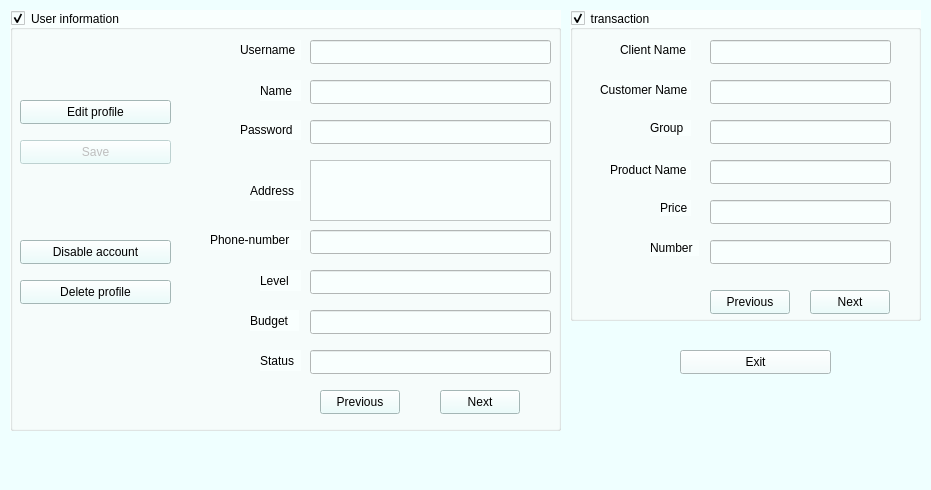
<?xml version="1.0" encoding="UTF-8"?>
<ui version="4.0">
 <class>Admin</class>
 <widget class="QMainWindow" name="Admin">
  <property name="geometry">
   <rect>
    <x>0</x>
    <y>0</y>
    <width>931</width>
    <height>490</height>
   </rect>
  </property>
  <property name="minimumSize">
   <size>
    <width>930</width>
    <height>476</height>
   </size>
  </property>
  <property name="maximumSize">
   <size>
    <width>940</width>
    <height>490</height>
   </size>
  </property>
  <property name="windowTitle">
   <string>Admin</string>
  </property>
  <property name="styleSheet">
   <string notr="true">background-color: rgb(239, 255, 255);</string>
  </property>
  <widget class="QWidget" name="centralwidget">
   <widget class="QGroupBox" name="groupBox">
    <property name="geometry">
     <rect>
      <x>10</x>
      <y>10</y>
      <width>551</width>
      <height>421</height>
     </rect>
    </property>
    <property name="styleSheet">
     <string notr="true">background-color: rgb(249, 255, 254);
</string>
    </property>
    <property name="title">
     <string>User information</string>
    </property>
    <property name="checkable">
     <bool>true</bool>
    </property>
    <widget class="QLineEdit" name="lineEdit">
     <property name="geometry">
      <rect>
       <x>300</x>
       <y>30</y>
       <width>241</width>
       <height>24</height>
      </rect>
     </property>
     <property name="readOnly">
      <bool>true</bool>
     </property>
    </widget>
    <widget class="QLineEdit" name="lineEdit_2">
     <property name="geometry">
      <rect>
       <x>300</x>
       <y>70</y>
       <width>241</width>
       <height>24</height>
      </rect>
     </property>
     <property name="readOnly">
      <bool>true</bool>
     </property>
    </widget>
    <widget class="QLineEdit" name="lineEdit_3">
     <property name="geometry">
      <rect>
       <x>300</x>
       <y>110</y>
       <width>241</width>
       <height>24</height>
      </rect>
     </property>
     <property name="echoMode">
      <enum>QLineEdit::Password</enum>
     </property>
     <property name="readOnly">
      <bool>true</bool>
     </property>
    </widget>
    <widget class="QLineEdit" name="lineEdit_4">
     <property name="geometry">
      <rect>
       <x>300</x>
       <y>220</y>
       <width>241</width>
       <height>24</height>
      </rect>
     </property>
     <property name="readOnly">
      <bool>true</bool>
     </property>
    </widget>
    <widget class="QLineEdit" name="lineEdit_5">
     <property name="geometry">
      <rect>
       <x>300</x>
       <y>260</y>
       <width>241</width>
       <height>24</height>
      </rect>
     </property>
     <property name="readOnly">
      <bool>true</bool>
     </property>
    </widget>
    <widget class="QLineEdit" name="lineEdit_6">
     <property name="geometry">
      <rect>
       <x>300</x>
       <y>300</y>
       <width>241</width>
       <height>24</height>
      </rect>
     </property>
     <property name="dragEnabled">
      <bool>false</bool>
     </property>
     <property name="readOnly">
      <bool>true</bool>
     </property>
    </widget>
    <widget class="QLineEdit" name="lineEdit_7">
     <property name="geometry">
      <rect>
       <x>300</x>
       <y>340</y>
       <width>241</width>
       <height>24</height>
      </rect>
     </property>
     <property name="readOnly">
      <bool>true</bool>
     </property>
    </widget>
    <widget class="QPushButton" name="pushButton">
     <property name="geometry">
      <rect>
       <x>430</x>
       <y>380</y>
       <width>80</width>
       <height>24</height>
      </rect>
     </property>
     <property name="mouseTracking">
      <bool>false</bool>
     </property>
     <property name="tabletTracking">
      <bool>false</bool>
     </property>
     <property name="styleSheet">
      <string notr="true">background-color: rgb(230, 255, 253);</string>
     </property>
     <property name="text">
      <string>Next</string>
     </property>
    </widget>
    <widget class="QPushButton" name="pushButton_2">
     <property name="geometry">
      <rect>
       <x>310</x>
       <y>380</y>
       <width>80</width>
       <height>24</height>
      </rect>
     </property>
     <property name="styleSheet">
      <string notr="true">background-color: rgb(230, 255, 253);</string>
     </property>
     <property name="text">
      <string>Previous</string>
     </property>
    </widget>
    <widget class="QPushButton" name="pushButton_5">
     <property name="geometry">
      <rect>
       <x>10</x>
       <y>270</y>
       <width>151</width>
       <height>24</height>
      </rect>
     </property>
     <property name="styleSheet">
      <string notr="true">background-color: rgb(230, 255, 253);</string>
     </property>
     <property name="text">
      <string>Delete profile</string>
     </property>
    </widget>
    <widget class="QPushButton" name="pushButton_4">
     <property name="geometry">
      <rect>
       <x>10</x>
       <y>90</y>
       <width>151</width>
       <height>24</height>
      </rect>
     </property>
     <property name="styleSheet">
      <string notr="true">background-color: rgb(230, 255, 253);</string>
     </property>
     <property name="text">
      <string>Edit profile</string>
     </property>
     <property name="autoExclusive">
      <bool>false</bool>
     </property>
     <property name="autoDefault">
      <bool>false</bool>
     </property>
     <property name="default">
      <bool>false</bool>
     </property>
     <property name="flat">
      <bool>false</bool>
     </property>
    </widget>
    <widget class="QPushButton" name="pushButton_7">
     <property name="enabled">
      <bool>false</bool>
     </property>
     <property name="geometry">
      <rect>
       <x>10</x>
       <y>130</y>
       <width>151</width>
       <height>24</height>
      </rect>
     </property>
     <property name="font">
      <font>
       <kerning>true</kerning>
      </font>
     </property>
     <property name="styleSheet">
      <string notr="true">background-color: rgb(230, 255, 253);</string>
     </property>
     <property name="text">
      <string>Save</string>
     </property>
     <property name="checkable">
      <bool>false</bool>
     </property>
     <property name="default">
      <bool>false</bool>
     </property>
     <property name="flat">
      <bool>false</bool>
     </property>
    </widget>
    <widget class="QLabel" name="label">
     <property name="geometry">
      <rect>
       <x>230</x>
       <y>30</y>
       <width>61</width>
       <height>20</height>
      </rect>
     </property>
     <property name="text">
      <string>Username</string>
     </property>
    </widget>
    <widget class="QLabel" name="label_2">
     <property name="geometry">
      <rect>
       <x>250</x>
       <y>70</y>
       <width>41</width>
       <height>21</height>
      </rect>
     </property>
     <property name="text">
      <string>Name</string>
     </property>
    </widget>
    <widget class="QLabel" name="label_3">
     <property name="geometry">
      <rect>
       <x>230</x>
       <y>110</y>
       <width>61</width>
       <height>20</height>
      </rect>
     </property>
     <property name="text">
      <string>Password</string>
     </property>
    </widget>
    <widget class="QLabel" name="label_4">
     <property name="geometry">
      <rect>
       <x>240</x>
       <y>170</y>
       <width>51</width>
       <height>21</height>
      </rect>
     </property>
     <property name="text">
      <string>Address</string>
     </property>
    </widget>
    <widget class="QLabel" name="label_5">
     <property name="geometry">
      <rect>
       <x>200</x>
       <y>220</y>
       <width>91</width>
       <height>20</height>
      </rect>
     </property>
     <property name="text">
      <string>Phone-number</string>
     </property>
    </widget>
    <widget class="QLabel" name="label_6">
     <property name="geometry">
      <rect>
       <x>250</x>
       <y>260</y>
       <width>41</width>
       <height>21</height>
      </rect>
     </property>
     <property name="text">
      <string>Level</string>
     </property>
    </widget>
    <widget class="QLabel" name="label_7">
     <property name="geometry">
      <rect>
       <x>240</x>
       <y>300</y>
       <width>49</width>
       <height>21</height>
      </rect>
     </property>
     <property name="text">
      <string>Budget</string>
     </property>
    </widget>
    <widget class="QLabel" name="label_8">
     <property name="geometry">
      <rect>
       <x>250</x>
       <y>340</y>
       <width>41</width>
       <height>21</height>
      </rect>
     </property>
     <property name="text">
      <string>Status</string>
     </property>
    </widget>
    <widget class="QTextEdit" name="textEdit">
     <property name="geometry">
      <rect>
       <x>300</x>
       <y>150</y>
       <width>241</width>
       <height>61</height>
      </rect>
     </property>
     <property name="readOnly">
      <bool>true</bool>
     </property>
    </widget>
    <widget class="QPushButton" name="pushButton_8">
     <property name="geometry">
      <rect>
       <x>10</x>
       <y>230</y>
       <width>151</width>
       <height>24</height>
      </rect>
     </property>
     <property name="styleSheet">
      <string notr="true">background-color: rgb(230, 255, 253);</string>
     </property>
     <property name="text">
      <string>Disable account</string>
     </property>
    </widget>
   </widget>
   <widget class="QGroupBox" name="groupBox_2">
    <property name="geometry">
     <rect>
      <x>570</x>
      <y>10</y>
      <width>351</width>
      <height>311</height>
     </rect>
    </property>
    <property name="styleSheet">
     <string notr="true">background-color: rgb(249, 255, 254);</string>
    </property>
    <property name="title">
     <string>transaction</string>
    </property>
    <property name="checkable">
     <bool>true</bool>
    </property>
    <widget class="QLineEdit" name="lineEdit_8">
     <property name="geometry">
      <rect>
       <x>140</x>
       <y>30</y>
       <width>181</width>
       <height>24</height>
      </rect>
     </property>
     <property name="readOnly">
      <bool>true</bool>
     </property>
    </widget>
    <widget class="QLineEdit" name="lineEdit_9">
     <property name="geometry">
      <rect>
       <x>140</x>
       <y>70</y>
       <width>181</width>
       <height>24</height>
      </rect>
     </property>
     <property name="readOnly">
      <bool>true</bool>
     </property>
    </widget>
    <widget class="QLineEdit" name="lineEdit_10">
     <property name="geometry">
      <rect>
       <x>140</x>
       <y>110</y>
       <width>181</width>
       <height>24</height>
      </rect>
     </property>
     <property name="readOnly">
      <bool>true</bool>
     </property>
    </widget>
    <widget class="QLineEdit" name="lineEdit_11">
     <property name="geometry">
      <rect>
       <x>140</x>
       <y>150</y>
       <width>181</width>
       <height>24</height>
      </rect>
     </property>
     <property name="readOnly">
      <bool>true</bool>
     </property>
    </widget>
    <widget class="QLineEdit" name="lineEdit_12">
     <property name="geometry">
      <rect>
       <x>140</x>
       <y>190</y>
       <width>181</width>
       <height>24</height>
      </rect>
     </property>
     <property name="readOnly">
      <bool>true</bool>
     </property>
    </widget>
    <widget class="QLabel" name="label_9">
     <property name="geometry">
      <rect>
       <x>50</x>
       <y>30</y>
       <width>71</width>
       <height>20</height>
      </rect>
     </property>
     <property name="text">
      <string>Client Name</string>
     </property>
    </widget>
    <widget class="QLabel" name="label_10">
     <property name="geometry">
      <rect>
       <x>30</x>
       <y>70</y>
       <width>91</width>
       <height>20</height>
      </rect>
     </property>
     <property name="text">
      <string>Customer Name</string>
     </property>
    </widget>
    <widget class="QLabel" name="label_12">
     <property name="geometry">
      <rect>
       <x>40</x>
       <y>150</y>
       <width>81</width>
       <height>20</height>
      </rect>
     </property>
     <property name="text">
      <string>Product Name</string>
     </property>
    </widget>
    <widget class="QLabel" name="label_13">
     <property name="geometry">
      <rect>
       <x>90</x>
       <y>190</y>
       <width>31</width>
       <height>16</height>
      </rect>
     </property>
     <property name="text">
      <string>Price</string>
     </property>
    </widget>
    <widget class="QLabel" name="label_14">
     <property name="geometry">
      <rect>
       <x>80</x>
       <y>230</y>
       <width>49</width>
       <height>16</height>
      </rect>
     </property>
     <property name="text">
      <string>Number</string>
     </property>
    </widget>
    <widget class="QPushButton" name="pushButton_9">
     <property name="geometry">
      <rect>
       <x>240</x>
       <y>280</y>
       <width>80</width>
       <height>24</height>
      </rect>
     </property>
     <property name="styleSheet">
      <string notr="true">background-color: rgb(230, 255, 253);</string>
     </property>
     <property name="text">
      <string>Next</string>
     </property>
    </widget>
    <widget class="QPushButton" name="pushButton_10">
     <property name="geometry">
      <rect>
       <x>140</x>
       <y>280</y>
       <width>80</width>
       <height>24</height>
      </rect>
     </property>
     <property name="styleSheet">
      <string notr="true">background-color: rgb(230, 255, 253);</string>
     </property>
     <property name="text">
      <string>Previous</string>
     </property>
    </widget>
    <widget class="QLineEdit" name="lineEdit_13">
     <property name="geometry">
      <rect>
       <x>140</x>
       <y>230</y>
       <width>181</width>
       <height>24</height>
      </rect>
     </property>
     <property name="readOnly">
      <bool>true</bool>
     </property>
    </widget>
    <widget class="QLabel" name="label_11">
     <property name="geometry">
      <rect>
       <x>80</x>
       <y>110</y>
       <width>41</width>
       <height>16</height>
      </rect>
     </property>
     <property name="text">
      <string>Group</string>
     </property>
    </widget>
   </widget>
   <widget class="QPushButton" name="pushButton_6">
    <property name="geometry">
     <rect>
      <x>680</x>
      <y>350</y>
      <width>151</width>
      <height>24</height>
     </rect>
    </property>
    <property name="styleSheet">
     <string notr="true">font: 700 9pt &quot;Segoe UI&quot;;
</string>
    </property>
    <property name="text">
     <string>Exit</string>
    </property>
   </widget>
  </widget>
  <widget class="QMenuBar" name="menubar">
   <property name="geometry">
    <rect>
     <x>0</x>
     <y>0</y>
     <width>931</width>
     <height>21</height>
    </rect>
   </property>
  </widget>
  <widget class="QStatusBar" name="statusbar"/>
 </widget>
 <resources/>
 <connections/>
</ui>
